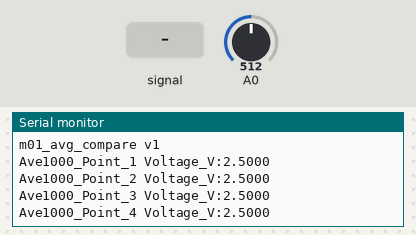
The sketch below on a simulated Arduino Uno, built with avr-gcc and run on an emulated ATmega328P. On the bench: the last lines printed to the serial monitor. The inputs (shaded band) are chosen by the test bench; at power-on: A0 = 512.

Above: at 1.2 s.
1.3 s: A0 fed a 200 Hz sine of ±81 counts around its level
At 1.55 s:
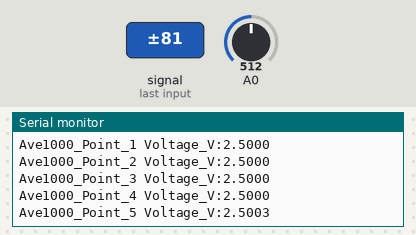
2.8 s: A0 set to 716
At 3.09 s:
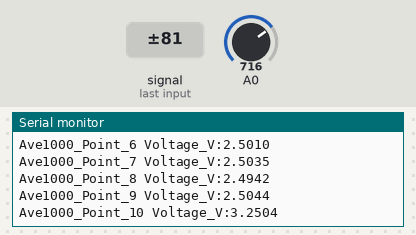
4.3 s: A0 set to 900
At 4.32 s:
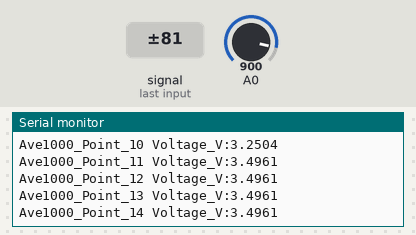
Timing chart, 0 to 7.3 s (numbered marks = the images above; inputs shaded):
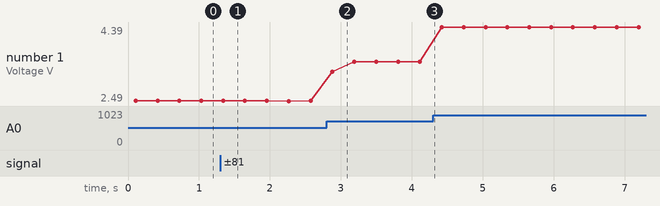

The sketch:

m01_avg_compare.ino
```cpp
/*
  m01_avg_compare.ino
  Module 1 -- Part 3C  (PRINCIPAL SKETCH for the averaging table)
  100 points at N=1000, then 100 points at N=1, repeating forever.

  Team:      TEC 8
  Board:     Arduino Uno, USB powered.  TEC POWER SUPPLY OFF for all of Module 1.
  Wiring:    100 kOhm pot held FIXED near midrange: outer terminals to 5V and GND, wiper to A0.
  Baud:      9600
  Output:    Ave1000_Point_7 Voltage_V:2.4561   (one plotted field; name stays Voltage_V for both blocks)
  Produces:  data/module_01/m01_avg_compare_YYYYMMDD.txt -> analysis/module_01/averaging_stats.py

  Was:       S2/3c2.ino
  Version:   v1 (2026-09-09) -- restructured from the flat S2/ folder; logic unchanged
             except where marked "repo cleanup".
*/

const char* VERSION = "m01_avg_compare v1";

/*
  Part 3C-a: Compare One Reading With A 1000-Reading Average
  Prints 100 averaged readings, then 100 single readings.
  Format: Ave1000_Point_1 Voltage_V:2.4561
          Ave1_Point_1 Voltage_V:2.4570
*/

void setup() {
  Serial.begin(9600);
  Serial.println(VERSION);   // repo cleanup: proves which build is on the board
}

// --- Reads a single ADC conversion and returns voltage ---
float readVoltageSingle() {
  int sensorValue = analogRead(A0);
  // 10-bit ADC: 1024 levels, resolution = 5.00V / 1024 = 4.88mV
  return sensorValue * (5.00 / 1024.0);
}

// --- Averages 'numReadings' ADC conversions and returns voltage ---
float readVoltageAveraged(int numReadings) {
  long sum = 0;  // long prevents overflow (1000 * 1023 = 1,023,000)
  for (int i = 0; i < numReadings; i++) {
    sum += analogRead(A0);
  }
  float avgADC = sum / (float)numReadings;
  return avgADC * (5.00 / 1024.0);
}

void loop() {

  // ---- BLOCK 1: 100 readings, each averaging 1000 conversions ----
  for (int i = 1; i <= 100; i++) {
    float voltage = readVoltageAveraged(1000);
    Serial.print("Ave1000_Point_");
    Serial.print(i);
    Serial.print(" Voltage_V:");
    Serial.println(voltage, 4);
    delay(200);  // Slows down the plotter so you can see the transition
  }

  // ---- BLOCK 2: 100 readings, each from a single conversion ----
  for (int i = 1; i <= 100; i++) {
    float voltage = readVoltageSingle();
    Serial.print("Ave1_Point_");
    Serial.print(i);
    Serial.print(" Voltage_V:");
    Serial.println(voltage, 4);
    delay(200);  // Slows down the plotter
  }

  // Loop repeats forever: Averaged block → Single block → Averaged → Single → ...
}
```

Measured:
- after the input at 1.3 s, the serial monitor: prints a new line at once (image 1)
- after the input at 2.8 s, the serial monitor: prints a new line after 0.08 s (image 2)
- plotted number 1: 2.5 → 2.5 after the input at 1.3 s, 2.5 → 3.5 after the input at 2.8 s, 3.5 → 4.39 after the input at 4.3 s
